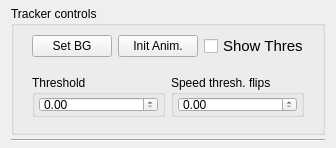
<?xml version="1.0" encoding="UTF-8"?>
<ui version="4.0">
 <class>Form</class>
 <widget class="QWidget" name="Form">
  <property name="geometry">
   <rect>
    <x>0</x>
    <y>0</y>
    <width>336</width>
    <height>147</height>
   </rect>
  </property>
  <property name="minimumSize">
   <size>
    <width>336</width>
    <height>0</height>
   </size>
  </property>
  <property name="maximumSize">
   <size>
    <width>336</width>
    <height>147</height>
   </size>
  </property>
  <property name="windowTitle">
   <string>Form</string>
  </property>
  <layout class="QVBoxLayout" name="verticalLayout">
   <property name="spacing">
    <number>4</number>
   </property>
   <property name="topMargin">
    <number>6</number>
   </property>
   <property name="bottomMargin">
    <number>6</number>
   </property>
   <item>
    <widget class="QGroupBox" name="groupBox">
     <property name="title">
      <string>Tracker controls</string>
     </property>
     <layout class="QVBoxLayout" name="verticalLayout_2">
      <property name="spacing">
       <number>6</number>
      </property>
      <property name="topMargin">
       <number>6</number>
      </property>
      <property name="bottomMargin">
       <number>6</number>
      </property>
      <item>
       <widget class="QWidget" name="widget" native="true">
        <property name="maximumSize">
         <size>
          <width>16777215</width>
          <height>36</height>
         </size>
        </property>
        <layout class="QHBoxLayout" name="horizontalLayout">
         <property name="topMargin">
          <number>2</number>
         </property>
         <property name="bottomMargin">
          <number>2</number>
         </property>
         <item>
          <widget class="QPushButton" name="pushButton">
           <property name="text">
            <string>Set BG</string>
           </property>
          </widget>
         </item>
         <item>
          <widget class="QPushButton" name="pushButton_2">
           <property name="text">
            <string>Init Anim.</string>
           </property>
          </widget>
         </item>
         <item>
          <widget class="QCheckBox" name="checkBox">
           <property name="font">
            <font>
             <pointsize>11</pointsize>
            </font>
           </property>
           <property name="text">
            <string>Show Thresh.</string>
           </property>
          </widget>
         </item>
        </layout>
       </widget>
      </item>
      <item>
       <widget class="QWidget" name="widget_2" native="true">
        <property name="maximumSize">
         <size>
          <width>16777215</width>
          <height>60</height>
         </size>
        </property>
        <layout class="QHBoxLayout" name="horizontalLayout_2">
         <item>
          <widget class="QGroupBox" name="groupBox_2">
           <property name="maximumSize">
            <size>
             <width>16777215</width>
             <height>52</height>
            </size>
           </property>
           <property name="title">
            <string>Threshold</string>
           </property>
           <layout class="QVBoxLayout" name="verticalLayout_3">
            <property name="leftMargin">
             <number>4</number>
            </property>
            <property name="topMargin">
             <number>2</number>
            </property>
            <property name="rightMargin">
             <number>4</number>
            </property>
            <property name="bottomMargin">
             <number>2</number>
            </property>
            <item>
             <widget class="QDoubleSpinBox" name="thresholdSpinBox"/>
            </item>
           </layout>
          </widget>
         </item>
         <item>
          <widget class="QGroupBox" name="groupBox_3">
           <property name="maximumSize">
            <size>
             <width>16777215</width>
             <height>52</height>
            </size>
           </property>
           <property name="title">
            <string>Speed thresh. flips</string>
           </property>
           <layout class="QVBoxLayout" name="verticalLayout_4">
            <property name="spacing">
             <number>6</number>
            </property>
            <property name="leftMargin">
             <number>4</number>
            </property>
            <property name="topMargin">
             <number>2</number>
            </property>
            <property name="rightMargin">
             <number>4</number>
            </property>
            <property name="bottomMargin">
             <number>2</number>
            </property>
            <item>
             <widget class="QDoubleSpinBox" name="doubleSpinBox_2"/>
            </item>
           </layout>
          </widget>
         </item>
        </layout>
       </widget>
      </item>
     </layout>
    </widget>
   </item>
   <item>
    <widget class="Line" name="line">
     <property name="orientation">
      <enum>Qt::Horizontal</enum>
     </property>
    </widget>
   </item>
  </layout>
 </widget>
 <resources/>
 <connections/>
</ui>
